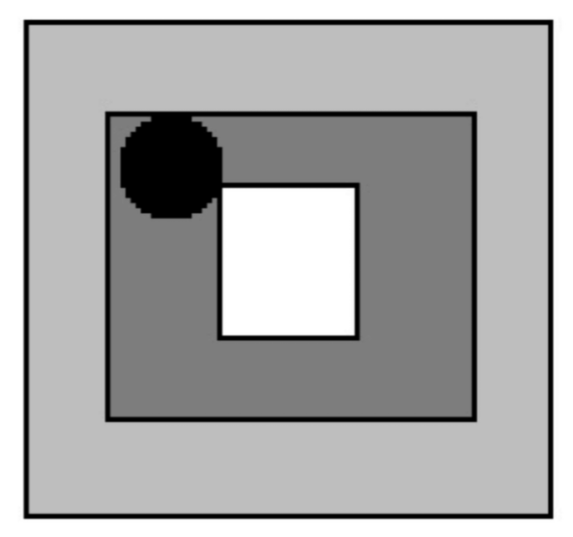
#> input picture reference_port.png, 573 x 537 px
$ python visualize_b.py
#> lines starting #> are read from the running program, lines starting #| are printed output that depends on the picture; after the words box and inside, x2 and y2 are one past the last pixel; in counts of white or black regions, pixels touching at a corner belong together
#> in visualize_servoing, img is the input picture: shape (537, 573, 3); min 0, max 255, mean 169
### part_a.py
import cv2
import numpy as np
import math
from scipy import ndimage

def get_centers(image_path):
#> called with image_path = 'reference_port.png'
    gray = cv2.imread(image_path, cv2.IMREAD_GRAYSCALE)
#> gray: shape (537, 573); min 0, max 255, mean 169
    if gray is None:
        raise ValueError(f"Could not load {image_path}")

    # --- 1. Find Global Center (Using Canny for the thin squares) ---
    edges = cv2.Canny(gray, 50, 200)
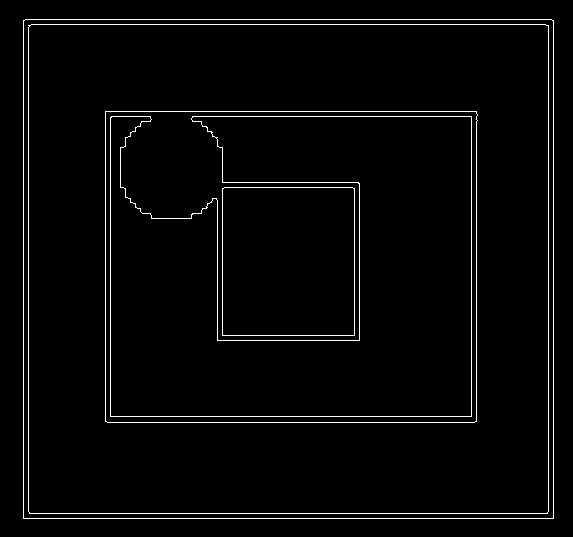
#> edges: shape (537, 573); 2.7% white in thin lines or dots, all inside (x1, y1, x2, y2) = (23, 19, 554, 519)
    cnts, _ = cv2.findContours(edges, cv2.RETR_TREE, cv2.CHAIN_APPROX_SIMPLE)
#> cnts = 10 contours; largest, box (x1, y1, x2, y2) and area: (23, 19, 554, 519) 264467, (23, 19, 554, 519) 264465, (28, 24, 549, 514) 254271, (28, 24, 549, 514) 254268, (105, 111, 478, 423) 115381

    square_centroids = []
    for cnt in cnts:
        if cv2.contourArea(cnt) < 100: continue
        approx = cv2.approxPolyDP(cnt, 0.04 * cv2.arcLength(cnt, True), True)
        if len(approx) == 4:
            M = cv2.moments(cnt)
            if M['m00'] > 0:
                square_centroids.append((int(M['m10']/M['m00']), int(M['m01']/M['m00'])))
#> this loop made 10 passes
#> approx on passes 1 to 8: [[23, 20], [23, 518], [553, 518], [553, 20]], [[23, 21], [551, 19], [553, 517], [24, 518]], [[28, 25], [29, 513], [547, 513], [548, 25]], [[28, 27], [547, 25], [548, 511], [30, 513]], [[105, 111], [105, 421], [476, 421], [476, 111]], [[105, 112], [475, 111], [476, 420], [107, 422]], [[222, 188], [222, 335], [354, 335], [354, 188]], [[224, 187], [354, 189], [353, 335], [222, 334]]
#> after the loop, square_centroids = [(288, 268), (288, 268), (288, 268), (288, 268), (290, 266), (290, 266), (288, 261), (288, 261)]

    global_center = np.mean(square_centroids, axis=0).astype(int)
#> global_center = [288, 265]

    # --- 2. Find Marker Center (Using Morphology for the thick circle) ---
    # Step A: Threshold to isolate all black pixels (circle + lines)
    mask = cv2.inRange(gray, 0, 10)
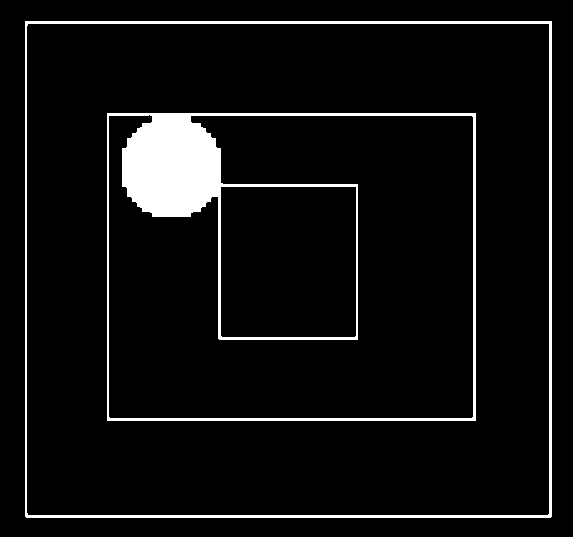
#> mask: shape (537, 573); 6.2% white; 2 white regions, box (x1, y1, x2, y2) and area: (107, 113, 476, 421) 13533, (25, 21, 552, 518) 5620

    # Step B: Morphological Opening (Erosion followed by Dilation)
    kernel = np.ones((7, 7), np.uint8)
    opened_mask = cv2.morphologyEx(mask, cv2.MORPH_OPEN, kernel)
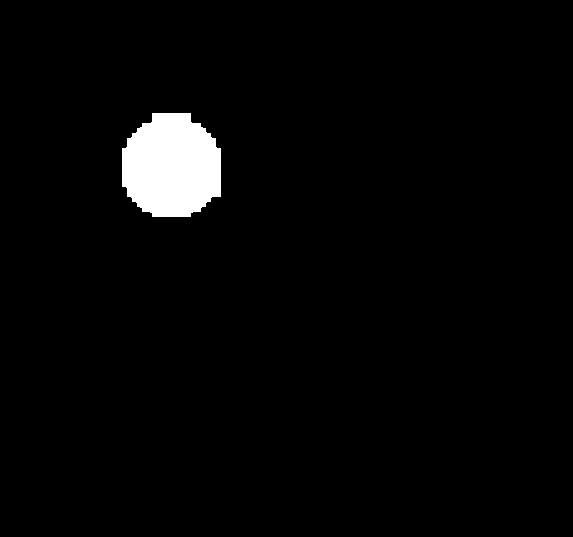
#> opened_mask: shape (537, 573); 2.7% white; 1 white region

    # Step C: Find contours of the surviving blobs
    circ_cnts, _ = cv2.findContours(opened_mask, cv2.RETR_EXTERNAL, cv2.CHAIN_APPROX_SIMPLE)
#> circ_cnts = 1 contour; box (x1, y1, x2, y2) and area: (122, 113, 221, 217) 8187
    if not circ_cnts:
        raise ValueError("Morphology destroyed all targets! Is the circle missing?")

    circle_cnt = max(circ_cnts, key=cv2.contourArea)
#> circle_cnt = contour of 71 points, box (x1, y1, x2, y2) (122, 113, 221, 217), area 8187
    M = cv2.moments(circle_cnt)
#> M = moments, m00 8187, centre m10/m00, m01/m00 = (171.3, 166)
    marker_center = (int(M['m10']/M['m00']), int(M['m01']/M['m00']))
#> marker_center = (171, 165)

    return tuple(global_center), tuple(marker_center)

# [27 lines left out: functions calculate_angle, test_rotation_recovery, not called in this run]

# [2 lines that do not run on import are left out]

### visualize_b.py
import cv2
import matplotlib.pyplot as plt
import matplotlib.patches as patches
from part_a import get_centers

def visualize_servoing(ax, image_path, start_frame_x, start_frame_y, frame_w, frame_h, step_size=25):
    img = cv2.imread(image_path)
    img_rgb = cv2.cvtColor(img, cv2.COLOR_BGR2RGB)

    _, m_center = get_centers(image_path)
#> m_center = (171, 165)
    target_abs_x, target_abs_y = m_center
#> target_abs_x = 171; target_abs_y = 165

    current_x = start_frame_x
    current_y = start_frame_y
    frames_to_plot = [(current_x, current_y)]

    padding = 20
    steps = 0

    while True:
        rel_x = target_abs_x - current_x
        rel_y = target_abs_y - current_y

        is_visible_x = (padding <= rel_x <= frame_w - padding)
        is_visible_y = (padding <= rel_y <= frame_h - padding)

        if is_visible_x and is_visible_y:
            break

        if not is_visible_x:
            if rel_x > frame_w - padding: current_x += step_size
            elif rel_x < padding: current_x -= step_size

        if not is_visible_y:
            if rel_y > frame_h - padding: current_y += step_size
            elif rel_y < padding: current_y -= step_size

        frames_to_plot.append((current_x, current_y))
        steps += 1
        if steps > 50: # Safety break
            break
#> this loop made 3 passes
#> (rel_x, rel_y, is_visible_x, is_visible_y) on passes 1 to 3: (121, 115, False, False), (96, 90, False, False), (71, 65, True, True)
#> after the loop, current_x = 100; current_y = 100; frames_to_plot = [(50, 50), (75, 75), (100, 100)]; steps = 2

    ax.imshow(img_rgb)

    for i, (fx, fy) in enumerate(frames_to_plot):
        if i == 0:
            color, label = 'red', "Start"
        elif i == len(frames_to_plot) - 1:
            color, label = 'green', "Found"
        else:
            color, label = 'orange', ""

        rect = patches.Rectangle((fx, fy), frame_w, frame_h, linewidth=2,
                                 edgecolor=color, facecolor='none',
                                 linestyle='--' if color != 'green' else '-')
        ax.add_patch(rect)
        if label:
            ax.text(fx + 5, fy + 20, label, color=color, fontsize=10, weight='bold',
                    bbox=dict(facecolor='white', alpha=0.7, edgecolor='none', pad=1))
#> this loop made 3 passes

    ax.scatter(target_abs_x, target_abs_y, c='magenta', s=100, marker='x')
    ax.set_title(f"Start: ({start_frame_x}, {start_frame_y}) | Total Steps: {steps}")
    ax.axis('off')

if __name__ == "__main__":
    fig, axs = plt.subplots(2, 2, figsize=(12, 12))

    # Run the test from the 4 extreme corners of the original image
    visualize_servoing(axs[0, 0], "reference_port.png", 50, 50, 100, 100)      # Top-Left
    visualize_servoing(axs[0, 1], "reference_port.png", 450, 50, 100, 100)     # Top-Right
#> the loop in get_centers (call 2), `for cnt in cnts:` made 10 passes
#> the loop in visualize_servoing (call 2), `while True:` made 13 passes
#> (rel_x, rel_y, is_visible_x, is_visible_y) on passes 1 to 12: (-279, 115, False, False), (-254, 90, False, False), (-229, 65, False, True), (-204, 65, False, True), (-179, 65, False, True), (-154, 65, False, True), (-129, 65, False, True), (-104, 65, False, True), (-79, 65, False, True), (-54, 65, False, True), (-29, 65, False, True), (-4, 65, False, True)
#> the loop in visualize_servoing (call 2), `for i, (fx, fy) in enumerate(frames_to_plot):` made 13 passes
#> (fx, fy, color, label) on passes 1 to 12: (450, 50, 'red', 'Start'), (425, 75, 'orange', ''), (400, 100, 'orange', ''), (375, 100, 'orange', ''), (350, 100, 'orange', ''), (325, 100, 'orange', ''), (300, 100, 'orange', ''), (275, 100, 'orange', ''), (250, 100, 'orange', ''), (225, 100, 'orange', ''), (200, 100, 'orange', ''), (175, 100, 'orange', '')
    visualize_servoing(axs[1, 0], "reference_port.png", 50, 450, 100, 100)     # Bottom-Left
    visualize_servoing(axs[1, 1], "reference_port.png", 450, 450, 100, 100)    # Bottom-Right

    plt.tight_layout()
    plt.savefig("servoing_4cases.png")
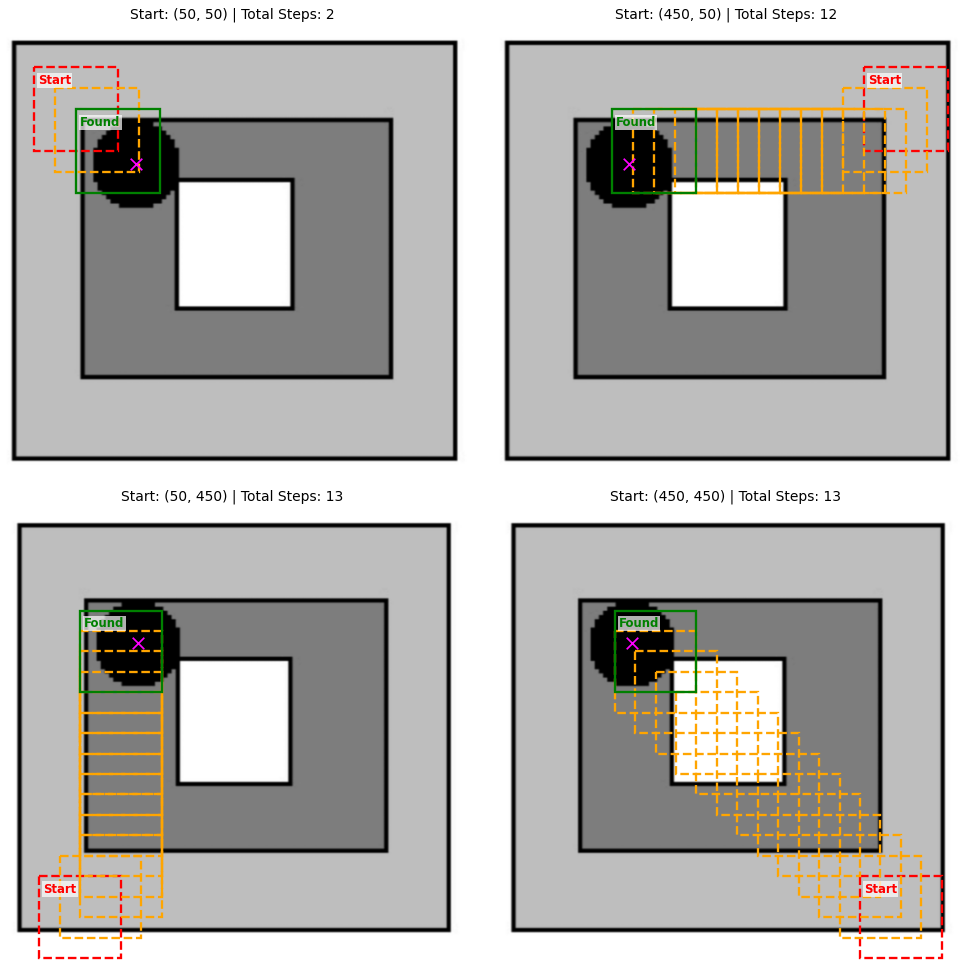
#> figure drawn by matplotlib, 4 panels
    print("Saved to servoing_4cases.png")
